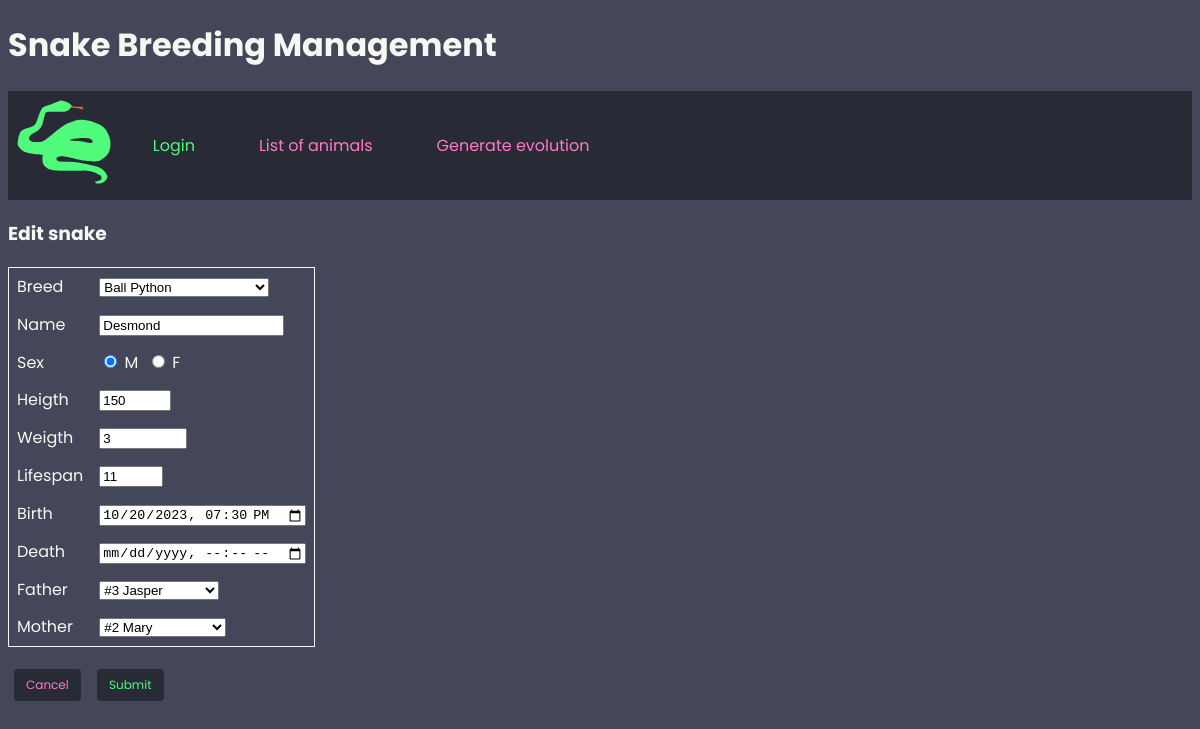
Page /index.php?page=edit_animal&choice=edit&id=1 (signed in) on the earlier database version.
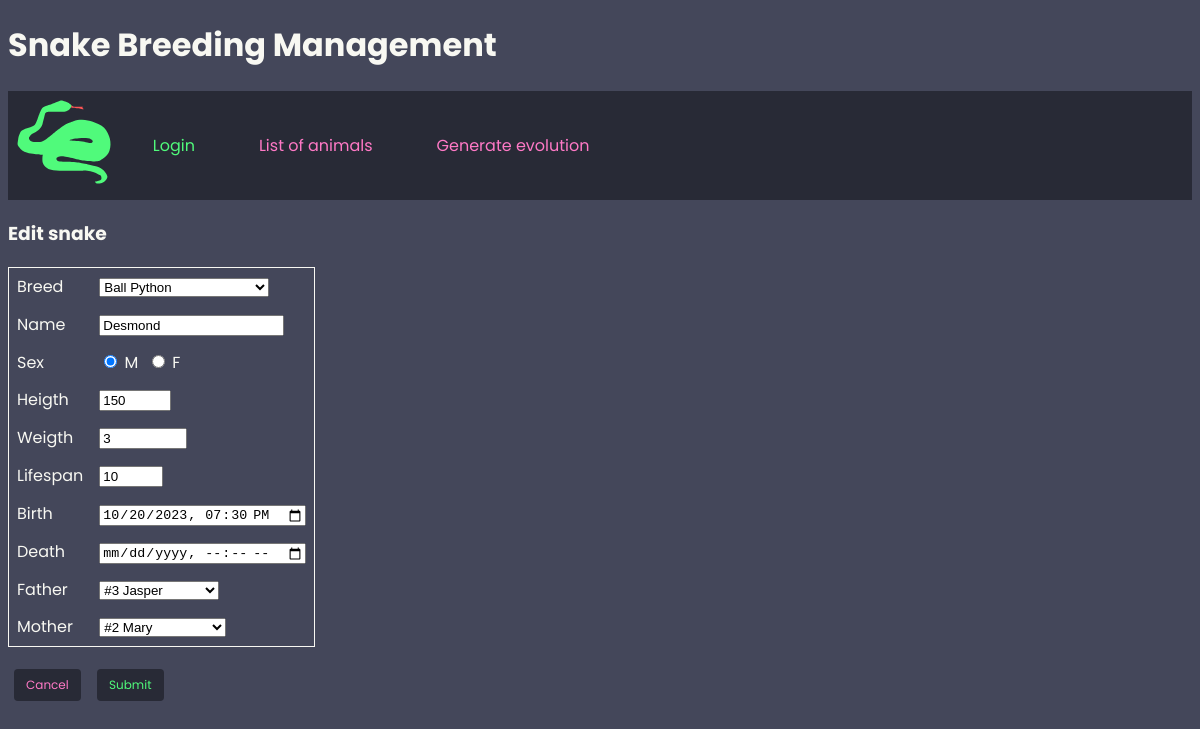
Same page on the later database version.
### tables this page shows
CREATE TABLE animal (
    id_animal INT UNSIGNED NOT NULL AUTO_INCREMENT PRIMARY KEY,
    id_breed INT DEFAULT NULL,
    animal_name VARCHAR(30) DEFAULT NULL,
    animal_sex CHAR(1) DEFAULT NULL,
    animal_heigth DECIMAL DEFAULT NULL,
    animal_weight DECIMAL DEFAULT NULL,
    animal_lifespan INT DEFAULT NULL,
    birth_timestamp TIMESTAMP DEFAULT 0,
    death_timestamp TIMESTAMP DEFAULT 0,
    id_father INT DEFAULT 0,
    id_mother INT DEFAULT 0
);

CREATE TABLE breed (
    id_breed INT UNSIGNED NOT NULL AUTO_INCREMENT PRIMARY KEY,
    breed_name VARCHAR(50) DEFAULT NULL,
    id_animal_specie INT DEFAULT NULL,
    min_avg_lifespan INT DEFAULT NULL,
    max_avg_lifespan INT DEFAULT NULL,
    min_avg_heigth DECIMAL DEFAULT NULL,
    max_avg_heigth DECIMAL DEFAULT NULL,
    min_avg_weight DECIMAL DEFAULT NULL,
    max_avg_weight DECIMAL DEFAULT NULL
);

### classes/dbconnect.class.php (called while the page is built, shortened)
<?php
class dbConnect {
    private $connect;
    public function __construct($h='localhost', $db='breedingManagement', $u='mariadb', $pw='mariadb*1') {
        $this->connect = new PDO("mysql:host=".$h.";dbname=".$db, $u, $pw);
        $this->connect->setAttribute(PDO::ATTR_ERRMODE, PDO::ERRMODE_EXCEPTION);
    }
    public function sendQuery($query, $fetch_type="both") {
        $startquery = explode(' ', trim($query));
        if ($startquery[0] == 'SELECT' || $startquery[0] == 'INSERT' || $startquery[0] == 'UPDATE' || $startquery[0] == 'DELETE') {
            $result = $this->connect->query($query);
            if ($startquery[0] == 'SELECT') {
                if ($fetch_type == "num") {
                    $result = $result->fetchAll(PDO::FETCH_ASSOC);
                } else {
                    $result = $result->fetchAll();
                }
            }
            return $result;
        } else {
            return FALSE;
        }
    }
}
?>

### classes/animal.class.php (called while the page is built, shortened)
<?php
class Animal {
    private $table = "animal";
    private $id;
    public function __construct($id='') {
        $this->id = $id;
    }
    public function getAnimalBreeds() {
        $db_connect = new dbConnect();
        return $db_connect->sendQuery("SELECT id_breed, breed_name FROM `breed`");
    }
    public function getAllAnimalNames($sex) {
        $db_connect = new dbConnect();
        return $db_connect->sendQuery("SELECT id_animal, animal_name FROM `".$this->table."` WHERE `animal_sex` ='".$sex."' AND id_animal != '".$this->id."'");
    }
    public function getAnimalData() {
        $db_connect = new dbConnect();
        return $db_connect->sendQuery("SELECT * FROM `".$this->table."` WHERE `id_".$this->table."` = ".$this->id)[0];
    }
}
?>

### pages/edit_animal.php (the view, shortened to what this page needs)
<?php
$choice = $_GET['choice'];
if (isset($_SESSION['open']) && $_SESSION['open'] > 0 && isset($choice)) {
    if ($choice == 'new') {
        $animal = new Animal();
        $title_display = "Create";
        $animal_values = array(
            'id_breed' => '',
            'animal_name' => '',
            'animal_sex' => '',
            'animal_heigth' => '',
            'animal_weight' => '',
            'animal_lifespan' => '',
            'birth_timestamp' => '',
            'death_timestamp' => '',
            'id_father' => '',
            'id_mother' => ''
        );
    } else {
        $id = $_GET['id'];
        $animal = new Animal($id);
        $title_display = "Edit";
        $animal_values = $animal->getAnimalData();
    }
} else {
    header("Location: index.php?page=login");
}
?>
<h3><?php echo $title_display." ".$_SESSION['animal_specie'] ?></h3>
    <form class="userform" method="POST" action="">
        <table class="formtable"><p>
            <tr>
                <td>Breed</td>
                <td>
                    <select name="id_breed">
                    <?php
                    $breeds = $animal->getAnimalBreeds();
                    foreach ($breeds as $breed) {
                        echo '<option ';
                        if ($breed['id_breed'] == $animal_values['id_breed']) {
                            echo ' selected="selected" ';
                        }
                        echo 'value="'.$breed['id_breed'].'">'.$breed['breed_name'].'</option>';
                    }
                    ?>
                    </select>
                </td>
            </tr>
            <tr>
                <td>Name</td>
                <td>
                    <input type=text name="animal_name" value="<?php echo $animal_values['animal_name'] ?>">
                </td>
            </tr>
            <tr>
                <td>Sex</td>
                <td>
                        <?php
                        foreach (['M', 'F'] as $sex) {
                            echo '<div=><input type="radio" id="'.$sex.'" name="animal_sex" value="'.$sex.'"';
                            if ($sex == $animal_values['animal_sex']) {
                                echo ' checked';
                            }
                            echo '>&nbsp;<label for="'.$sex.'">'.$sex.'</label></div>&nbsp;&nbsp;';
                        }
                        ?>
            <tr>
                <td>Heigth</td>
                <td>
                    <input type=number step="1" min="1" max="1400" name="animal_heigth" value="<?php echo $animal_values['animal_heigth'] ?>">
                </td>
            </tr>
            <tr>
                <td>Weigth</td>
                <td>
                    <input type=number step="1" min="1" max="200000" name="animal_weight" value="<?php echo $animal_values['animal_weight'] ?>">
                </td>
            </tr>
            <tr>
                <td>Lifespan</td>
                <td>
                    <input type=number step="1" min="1" max="300" name="animal_lifespan" value="<?php echo $animal_values['animal_lifespan'] ?>">
                </td>
            </tr>
            <tr>
                <td>Birth</td>
                <td>
                    <input type=datetime-local name="birth_timestamp" value="<?php echo $animal_values['birth_timestamp'] ?>">
                </td>
            </tr>
            <tr>
                <td>Death</td>
                <td>
                    <input type=datetime-local name="death_timestamp" value="<?php echo $animal_values['death_timestamp'] ?>">
                </td>
            </tr>
            <tr>
                <td>Father</td>
                <td>
                    <select name="id_father">
                        <?php
                        $males = $animal->getAllAnimalNames('M');
                        foreach ($males as $male) {
                            echo '<option ';
                            if ($male['id_animal'] == $animal_values['id_father']) {
                                echo ' selected="selected" ';
                            }
                            echo 'value="'.$male['id_animal'].'">#'.$male['id_animal'].' '.$male['animal_name'].'</option>';
                        }
                        ?>
                    </select>
                </td>
            </tr>
            <tr>
                <td>Mother</td>
                <td>
                <select name="id_mother">
                    <?php
                    $females = $animal->getAllAnimalNames('F');
                    foreach ($females as $female) {
                        echo '<option ';
                        if ($female['id_animal'] == $animal_values['id_mother']) {
                            echo ' selected="selected" ';
                        }
                        echo 'value="'.$female['id_animal'].'">#'.$female['id_animal'].' '.$female['animal_name'].'</option>';
                    }
                    ?>
                    </select>
                </td>
            </tr>
            <input class="button redbutton" type="button" onclick="window.location.href='index.php?page=animal_list'" value="Cancel">
            <input class="button" type="submit" name="form_submit" value="Submit">

### index.php (shortened to what this page needs)
<?php
    require_once('classes/dbconnect.class.php');
    require_once('classes/animal.class.php');
?>
<!DOCTYPE HTML>
<html>
    <head>
        <link rel="stylesheet" href="style.css" type="text/css" />
    </head>
    <body>
        <h1><?php echo ucfirst($_SESSION['animal_specie']) ?> Breeding Management</h1>
        <?php
            include('menu.php');
        ?>
        <div id="container">
        <?php
            $file_import = 'pages/'.$_GET['page'].'.php';
            if (file_exists($file_import)) {
                include($file_import);
            } else {
                echo "Page ".$file_import." is not available";
            }
        ?>
    </body>
</html>

### menu.php
<div id="menu" class="top-menu">
    <div class="menu-icon"><img src="images/snake.svg" alt="Animal Logo"></div>
    <div class="menu-item"><a href="index.php?page=login">Login</a></div>
    <?php
    if (isset($_SESSION['open']) && $_SESSION['open'] > 0) {
        ?>
        <div class="menu-item admin-menu-item"><a href="index.php?page=animal_list">List of animals</a></div>
        <div class="menu-item admin-menu-item"><a href="index.php?page=generate_evolution">Generate evolution</a></div>
        <?php
    }
    ?>
</div>

### style.css (style rules this page uses)
body { font-family: 'Poppins', sans-serif; background-color: #44475a; color: #f8f8f2; }
.menu-icon img { width: 100px; height: auto; padding: 0.4em; }
.top-menu { display:flex; align-items: center; background-color: #282a36 ; color: #f8f8f2; }
.menu-item { padding: 1em 2em 1em 2em; }
.menu-item a { text-decoration: none; color: #50fa7b; }
.admin-menu-item a { color: #ff79c6; }
table, th, td { border: 1px solid #f8f8f2; border-collapse: collapse; }
th, td { padding-left: 1em; padding-right: 1em; text-align: left; }
.button { background-color: #282a36; color: #50fa7b; text-align: center; text-decoration: none; border: none; border-radius: 4px; padding: 0.6em 1em 0.6em 1em; font-family: 'Poppins', sans-serif; font-size: 0.75em; margin : 0.5em; }
.redbutton { color: #ff79c6; }
.formtable table, .formtable td, .formtable th, .formtable tr { border: none; padding: 0.4em 0.5em 0.4em 0.5em; }

Differences in the rows shown:
changed animal "Desmond": animal_lifespan "11" → "10"
